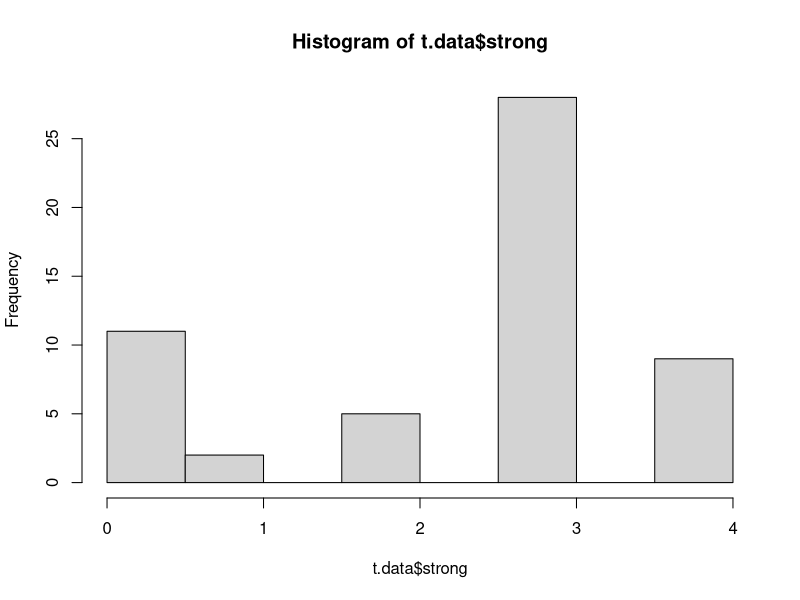
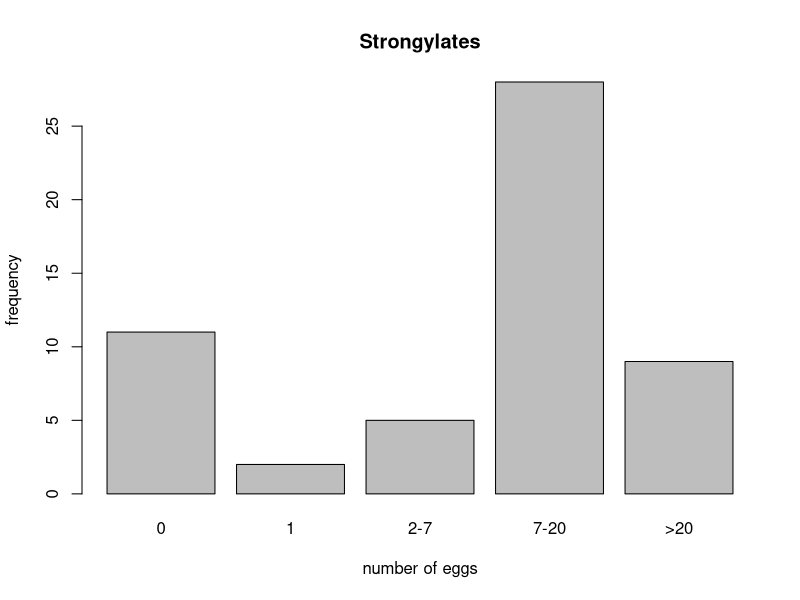
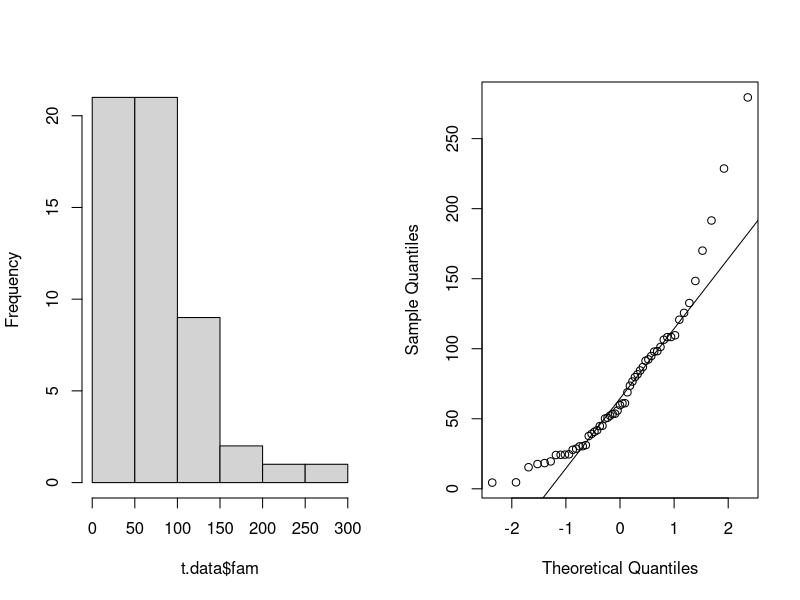

The R script that drew these images, in order:
## ---- chunk 1
getwd()
setwd("/Users/carlaleone/Desktop/Exeter/Practical 4")
t.data <- read.table("Dataset.csv", header=TRUE, sep = ",",
                      stringsAsFactors = FALSE)
View(t.data)

#changing colnames
colnames(t.data)[11:16] <- c("strong", "toxo", "oxy", "pseuda", "spiru", "cocci") 
colnames(t.data)
## ---- chunk 2
table(t.data$individual)

# also want to know how many individuals have been included how many times:
counts.id <- table(t.data$individual)
table(counts.id)
## ---- chunk 3
length(unique(t.data$group.size))
# 20 groups of different sizes. 
length(unique(t.data$individual))
# 37 individuals
table(unique(t.data$status))
#  D  S 
# 17 38 
# might be repetitions of individuals

dominance<- t.data[!duplicated(t.data$individual), ]
table(dominance$status)
       
## ---- chunk 4
hist(t.data$strong)
# using a table instead
table.strong <- table(t.data$strong)
barplot(table.strong, xlab="number of eggs", ylab="frequency",
main = "Strongylates",
names.arg=c("0", "1", "2-7", "7-20", ">20"))
## ---- chunk 5
par(mfrow=c(1,2)) 
hist(t.data$fam, main=NULL) 
qqnorm(t.data$fam, main = NULL) 
qqline(t.data$fam)
## ---- chunk 6
shapiro.test(t.data$fam)
# if significant means not normal
